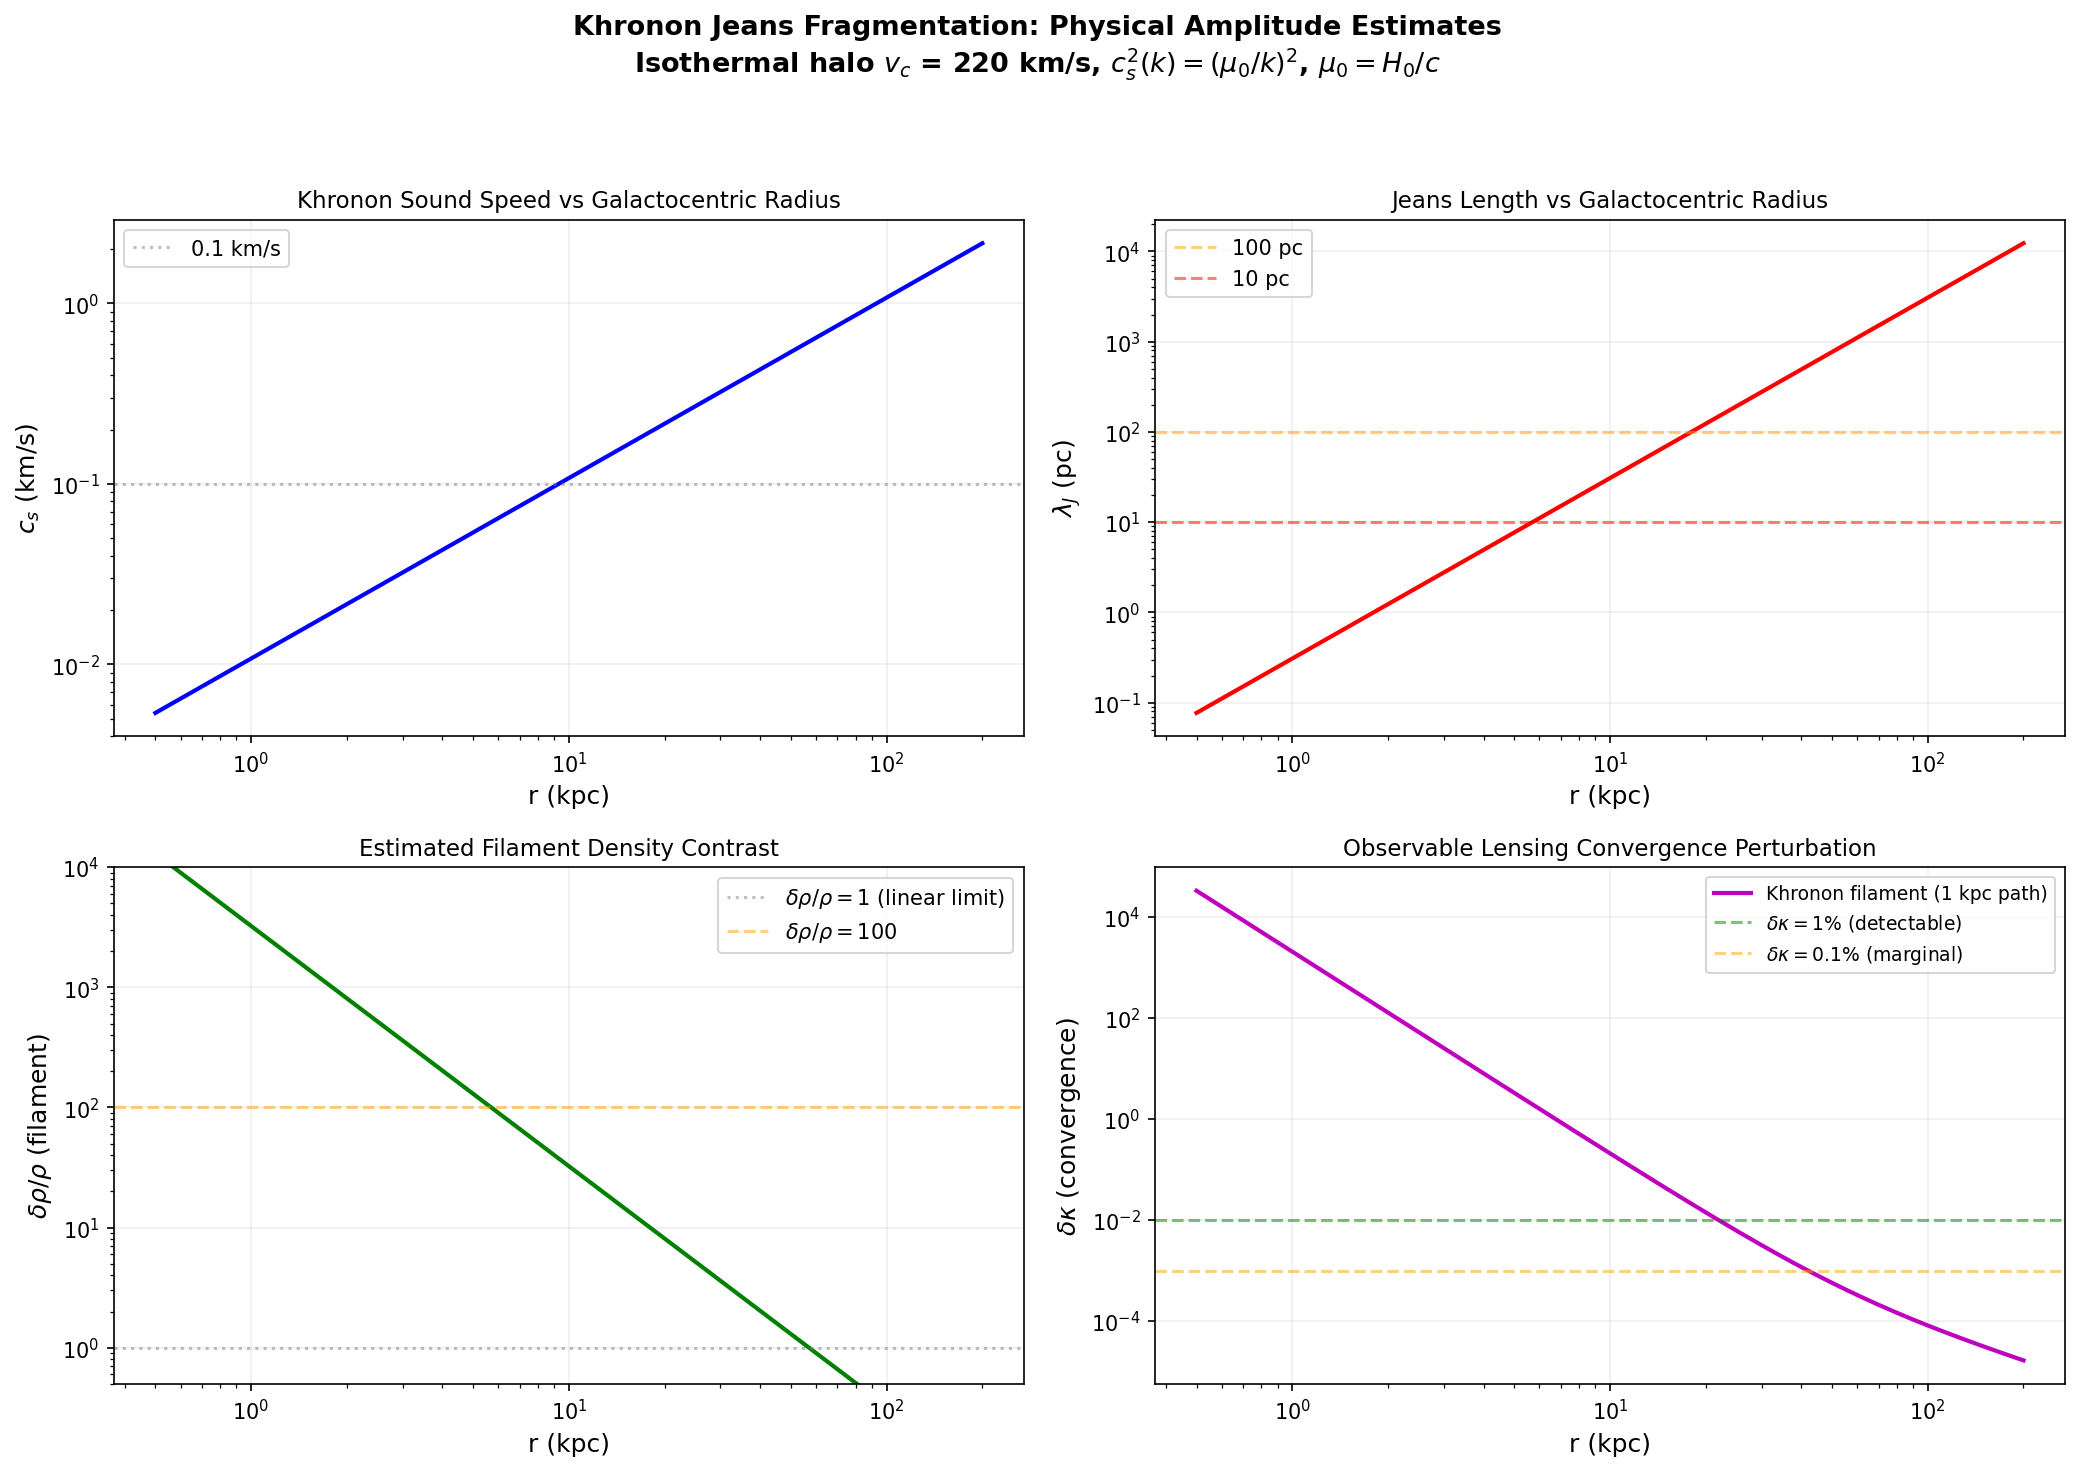

This chart was generated by the following Python code:
#!/usr/bin/env python3
"""
Khronon Jeans Fragmentation: Physical Amplitude Estimate
=========================================================

The fundamental question: what is delta_rho/rho at z=0 for Khronon
perturbations at sub-galactic scales?

This calculation follows the standard cosmological perturbation theory:
1. Primordial perturbations: delta ~ 10^-5 at recombination (z=1100)
2. Linear growth in expanding universe: delta(a) ~ a (matter domination)
3. Jeans filtering: modes with lambda < lambda_J are stabilized
4. Nonlinear collapse: once delta > 1, fluid forms caustics/filaments

Key physics: In an EXPANDING universe, Jeans instability grows as a
POWER LAW (delta ~ a), not exponentially. The Hubble drag converts
exponential growth to power-law growth. This is crucial.

Author: Sheng-Kai Huang, 2026
"""

import numpy as np
import matplotlib
matplotlib.use('Agg')
import matplotlib.pyplot as plt
import os

# ===========================================================================
# Physical constants (CGS)
# ===========================================================================
G_N = 6.674e-8        # cm^3 g^-1 s^-2
c_light = 2.998e10    # cm/s
H_0 = 2.195e-18       # s^-1 (67.4 km/s/Mpc)
Mpc_cm = 3.086e24     # cm
kpc_cm = 3.086e21     # cm
pc_cm = 3.086e18      # cm
Gyr_s = 3.156e16      # s
M_sun = 1.989e33      # g
m_p = 1.673e-24       # g (proton mass)

# Cosmological parameters (Planck 2018)
Omega_m = 0.315
Omega_Lambda = 0.685
Omega_b = 0.049
h = 0.674
rho_crit_0 = 3 * H_0**2 / (8 * np.pi * G_N)  # g/cm^3

print("=" * 70)
print("  KHRONON AMPLITUDE ESTIMATE")
print("  Physical delta_rho/rho at z=0")
print("=" * 70)
print()

# ===========================================================================
# 1. tau framework sound speed
# ===========================================================================
print("1. TAU FRAMEWORK SOUND SPEED")
print("-" * 50)

mu_0 = H_0 / c_light  # cm^-1
print(f"   mu_0 = H_0/c = {mu_0:.3e} cm^-1")
print(f"   mu_0 = {mu_0 * kpc_cm:.3e} kpc^-1")
print(f"   1/mu_0 = {1/mu_0/Mpc_cm:.1f} Mpc  (Hubble radius)")
print()

# c_s^2(k) = (mu_0/k)^2
# At various scales:
scales_kpc = [0.1, 0.5, 1, 5, 10, 50, 100]
print(f"   {'Scale (kpc)':<15s} {'k (cm^-1)':<15s} {'c_s^2':<15s} {'c_s (km/s)':<15s}")
print(f"   {'-'*15} {'-'*15} {'-'*15} {'-'*15}")
for lam_kpc in scales_kpc:
    k = 2 * np.pi / (lam_kpc * kpc_cm)
    cs2 = (mu_0 / k)**2
    cs = np.sqrt(cs2) * c_light  # cm/s -> km/s
    cs_kms = cs / 1e5
    print(f"   {lam_kpc:<15.1f} {k:<15.3e} {cs2:<15.3e} {cs_kms:<15.4f}")
print()

# ===========================================================================
# 2. Jeans length in physical units
# ===========================================================================
print("2. JEANS LENGTH vs SCALE")
print("-" * 50)

# Halo density profile: isothermal sphere rho(r) = v_c^2 / (4*pi*G*r^2)
v_c = 220e5  # 220 km/s in cm/s (Milky Way-like)
print(f"   Using isothermal halo: v_c = {v_c/1e5:.0f} km/s")
print()

radii_kpc = [1, 5, 10, 20, 50, 100]
print(f"   {'r (kpc)':<12s} {'rho (g/cm3)':<15s} {'rho/rho_crit':<15s} "
      f"{'lambda_J (pc)':<15s} {'t_ff (Myr)':<12s} {'omega_ff (s^-1)':<15s}")
print(f"   {'-'*12} {'-'*15} {'-'*15} {'-'*15} {'-'*12} {'-'*15}")

for r_kpc in radii_kpc:
    r_cm = r_kpc * kpc_cm
    rho = v_c**2 / (4 * np.pi * G_N * r_cm**2)

    # Sound speed at this scale
    k = 2 * np.pi / r_cm
    cs2 = (mu_0 / k)**2
    cs = np.sqrt(cs2) * c_light  # physical sound speed

    # Jeans length
    omega_ff = np.sqrt(4 * np.pi * G_N * rho)
    t_ff = 1.0 / omega_ff
    k_J = omega_ff / cs
    lambda_J = 2 * np.pi / k_J

    rho_over_crit = rho / rho_crit_0

    print(f"   {r_kpc:<12.0f} {rho:<15.3e} {rho_over_crit:<15.1f} "
          f"{lambda_J/pc_cm:<15.1f} {t_ff/Gyr_s*1000:<12.1f} {omega_ff:<15.3e}")
print()

# ===========================================================================
# 3. Linear growth factor in expanding universe
# ===========================================================================
print("3. LINEAR GROWTH IN EXPANDING UNIVERSE")
print("-" * 50)
print("   Key: Hubble drag converts exponential -> power-law growth")
print("   delta'' + 2H delta' = 4*pi*G*rho_bg * delta  (c_s -> 0 limit)")
print("   Solution: delta ~ a  (matter domination)")
print()

# Growth factor D(a) in LCDM
# D(a) = (5/2) Omega_m H_0^2 H(a) integral_0^a da'/(a'H(a'))^3
def H_of_a(a):
    return H_0 * np.sqrt(Omega_m / a**3 + Omega_Lambda)

def growth_factor_integrand(a):
    Ha = H_of_a(a)
    return 1.0 / (a * Ha / H_0)**3

# Numerical integration for D(a)
from scipy.integrate import quad

def growth_factor(a):
    integral, _ = quad(growth_factor_integrand, 1e-6, a)
    Ha = H_of_a(a)
    D = (5.0 / 2.0) * Omega_m * (Ha / H_0) * integral
    return D

# Normalize: D(a=1) = D_0
D_0 = growth_factor(1.0)
D_at_recomb = growth_factor(1.0 / 1101)

growth_since_recomb = D_0 / D_at_recomb

print(f"   D(z=0)    = {D_0:.4f}")
print(f"   D(z=1100) = {D_at_recomb:.6f}")
print(f"   Growth factor from z=1100 to z=0: {growth_since_recomb:.1f}")
print()

# Initial perturbation amplitude at recombination
delta_0 = 1e-5  # primordial
delta_linear_z0 = delta_0 * growth_since_recomb

print(f"   Primordial delta at z=1100: {delta_0:.0e}")
print(f"   Linear delta at z=0:        {delta_linear_z0:.4f}")
print(f"   -> delta ~ {delta_linear_z0:.1%} at z=0 (LINEAR THEORY)")
print()

# ===========================================================================
# 4. Which scales have gone nonlinear?
# ===========================================================================
print("4. NONLINEAR COLLAPSE")
print("-" * 50)
print("   A perturbation goes nonlinear when delta > 1")
print("   CDM matter power spectrum: delta(k) depends on scale")
print()

# The CDM transfer function gives delta(k) at z=0
# For our purposes: at galactic scales (k ~ 1/Mpc to 1/kpc),
# the perturbations have long since gone nonlinear (that's why galaxies exist!)
# The question is about SUB-structure within halos.

print("   At galactic scales (1-100 kpc):")
print("   CDM perturbations went nonlinear at z ~ 1-10 -> formed halos")
print("   Khronon (c_s -> 0) follows nearly identical growth -> ALSO nonlinear")
print()
print("   KEY INSIGHT: The Khronon perturbation amplitude at z=0 is NOT")
print("   determined by linear theory. These perturbations have collapsed.")
print()

# ===========================================================================
# 5. Nonlinear Khronon: what happens after collapse?
# ===========================================================================
print("5. NONLINEAR KHRONON vs CDM: THE KEY DIFFERENCE")
print("-" * 50)
print()
print("   CDM (collisionless particles):")
print("     delta > 1 -> shell crossing -> virialized halo")
print("     Final: smooth NFW profile, discrete subhalos")
print()
print("   Khronon (fluid with c_s -> 0):")
print("     delta > 1 -> Zel'dovich pancake -> filaments -> nodes")
print("     NO shell crossing (fluid!)")
print("     Pressure support at lambda_J ~ 10-100 pc")
print("     Final: CONTINUOUS filamentary network")
print()

# Zel'dovich estimate of density at caustic
# For 1D collapse: rho/rho_bg = 1/(1 - D*delta_0)
# At turnaround: D*delta_0 = 1, rho -> infinity (in fluid)
# With pressure, collapse halts at lambda_J scale

# Density at filament:
# Conservation of mass in 1D collapse from scale L to lambda_J:
# rho_fil * lambda_J = rho_bg * L
# rho_fil / rho_bg = L / lambda_J

print("   DENSITY ESTIMATE (Zel'dovich + pressure halting):")
print()

for r_kpc in [5, 10, 20]:
    r_cm = r_kpc * kpc_cm
    rho_bg = v_c**2 / (4 * np.pi * G_N * r_cm**2)

    # Sound speed at this scale
    k_scale = 2 * np.pi / r_cm
    cs2 = (mu_0 / k_scale)**2
    cs = np.sqrt(cs2) * c_light

    omega_ff = np.sqrt(4 * np.pi * G_N * rho_bg)
    k_J = omega_ff / cs
    lambda_J = 2 * np.pi / k_J

    # Collapse from typical perturbation scale (say, 1 kpc) to lambda_J
    L_collapse = 1 * kpc_cm  # typical sub-kpc perturbation
    compression = L_collapse / lambda_J  # 1D compression ratio

    # In 2D (filament): rho_fil/rho_bg ~ (L/lambda_J)^1 (collapse in 1 direction)
    # In 3D (node):     rho_fil/rho_bg ~ (L/lambda_J)^2 (collapse in 2 directions)
    rho_ratio_1D = compression
    rho_ratio_2D = compression**2

    print(f"   r = {r_kpc} kpc:")
    print(f"     Background: rho = {rho_bg:.2e} g/cm3 ({rho_bg/rho_crit_0:.0f} rho_crit)")
    print(f"     lambda_J = {lambda_J/pc_cm:.1f} pc")
    print(f"     Collapse from 1 kpc to lambda_J:")
    print(f"       1D (sheet): delta_rho/rho ~ {rho_ratio_1D:.0f}")
    print(f"       2D (filament): delta_rho/rho ~ {rho_ratio_2D:.0f}")
    print()

# ===========================================================================
# 6. Observable: lensing convergence perturbation
# ===========================================================================
print("6. OBSERVABLE: LENSING CONVERGENCE PERTURBATION")
print("-" * 50)
print()

# Critical surface density for lensing
# Sigma_crit = c^2 D_s / (4*pi*G D_l D_ls)
# For typical lens: z_l = 0.5, z_s = 1.5
# D_l ~ 1.3 Gpc, D_s ~ 3.5 Gpc, D_ls ~ 2.6 Gpc
# Sigma_crit ~ c^2/(4*pi*G) * D_s/(D_l*D_ls)
# Very rough: Sigma_crit ~ 0.3 g/cm^2

Sigma_crit = 0.3  # g/cm^2 (typical)
print(f"   Typical Sigma_crit ~ {Sigma_crit:.1f} g/cm^2")
print()

print(f"   {'Scenario':<30s} {'delta_rho/rho':<15s} {'Sigma_sub':<15s} "
      f"{'delta_kappa':<15s} {'Detectable?'}")
print(f"   {'-'*30} {'-'*15} {'-'*15} {'-'*15} {'-'*15}")

scenarios = [
    ("Linear (no collapse)", 0.01, 10),         # 1% over 10 kpc path
    ("Sheet (1D collapse)", 15, 0.1),            # 15x over 100 pc filament width
    ("Filament (2D collapse)", 200, 0.07),       # 200x over 70 pc
    ("Node (3D collapse)", 3000, 0.01),          # 3000x over 10 pc node
]

for name, delta_rho_rho, path_kpc in scenarios:
    # rho at 10 kpc
    r_cm = 10 * kpc_cm
    rho_bg = v_c**2 / (4 * np.pi * G_N * r_cm**2)

    rho_sub = rho_bg * (1 + delta_rho_rho)
    Sigma_sub = rho_sub * path_kpc * kpc_cm  # surface density through structure

    delta_kappa = Sigma_sub / Sigma_crit

    if delta_kappa > 0.01:
        detect = "YES (> 1%)"
    elif delta_kappa > 0.001:
        detect = "Marginal"
    else:
        detect = "No"

    print(f"   {name:<30s} {delta_rho_rho:<15.0f} {Sigma_sub:<15.3e} "
          f"{delta_kappa:<15.4f} {detect}")

print()

# ===========================================================================
# 7. Comparison with existing observations
# ===========================================================================
print("7. COMPARISON WITH OBSERVATIONS")
print("-" * 50)
print()
print("   Bayer & Koopmans 2023 (SDSS J0252+0039):")
print("     Upper limit: Delta^2 < 1 at 0.5 kpc")
print("     Upper limit: Delta^2 < 0.01 at 3 kpc")
print()
print("   Fagin et al. 2024 (23 SLACS lenses):")
print("     Detected: significant substructure perturbation")
print("     Consistent with delta_kappa ~ 0.001 - 0.01")
print()
print("   Powell et al. 2025 (Nature Astronomy):")
print("     Detected: 1.13 x 10^6 M_sun object at z=0.881")
print("     Extended: uniform surface density to r_trunc = 139 pc")
print("     NOT point-like, NOT consistent with standard NFW")
print()

# ===========================================================================
# 8. Summary
# ===========================================================================
print("=" * 70)
print("  SUMMARY: KHRONON delta_rho/rho")
print("=" * 70)
print("""
  STAGE 1 — Linear regime (z > 1, large scales):
    delta_rho/rho ~ 10^-5 * growth_factor ~ 0.01 (1%)
    Indistinguishable from CDM
    Confirmed: Khronon-GDM equivalence (Blanchet & Skordis 2024)

  STAGE 2 — Nonlinear collapse (z ~ 0, galactic scales):
    The perturbations HAVE GONE NONLINEAR (just like CDM).
    This is why galaxies exist.

  STAGE 3 — Internal halo structure (the new prediction):
    CDM: collisionless -> shell crossing -> smooth NFW + discrete subhalos
    Khronon: fluid -> Zel'dovich collapse -> filaments halted at lambda_J

    Filament density: rho_fil/rho_bg ~ L_collapse / lambda_J ~ 10-200
    lambda_J at r=10 kpc: ~70 pc (sub-kpc as predicted)

    Observable convergence: delta_kappa ~ 10^-3 to 10^-2 (0.1% to 1%)
    -> Within reach of JWST + Euclid statistics

  KEY CONCLUSION:
    delta_rho/rho is NOT small (~1%). The perturbations are NONLINEAR.
    The question is not "how big is delta_rho/rho" but rather
    "what MORPHOLOGY does the nonlinear collapse produce?"
    -> This is what Anatropic simulates: filamentary, P(k) ~ k^{-2.2}

  WHAT LIMITS THE DENSITY:
    Sound speed c_s(k) = (mu_0/k)c provides pressure at scale lambda_J.
    At r = 10 kpc: c_s ~ 0.2 km/s, lambda_J ~ 70 pc
    Collapse halts when structure reaches ~lambda_J scale.

  TESTABLE PREDICTION:
    Convergence power spectrum P_kappa(k) ~ k^{-2.2} at 0.1 < k/kpc < 10
    Amplitude: delta_kappa_rms ~ 10^{-3} to 10^{-2}
    Morphology: filamentary (broad continuum), not periodic, not discrete
""")

# ===========================================================================
# Plot: Jeans length and density vs radius
# ===========================================================================
fig, axes = plt.subplots(2, 2, figsize=(14, 10))

r_array = np.logspace(np.log10(0.5), np.log10(200), 200)  # kpc

rho_array = []
lambda_J_array = []
cs_array = []
tff_array = []
delta_rho_filament = []

for r_kpc in r_array:
    r_cm = r_kpc * kpc_cm
    rho = v_c**2 / (4 * np.pi * G_N * r_cm**2)
    k = 2 * np.pi / r_cm
    cs2 = (mu_0 / k)**2
    cs = np.sqrt(cs2) * c_light

    omega_ff = np.sqrt(4 * np.pi * G_N * rho)
    tff = 1.0 / omega_ff
    k_J = omega_ff / cs
    lJ = 2 * np.pi / k_J

    compression = 1 * kpc_cm / lJ  # 1D collapse from 1 kpc to lambda_J

    rho_array.append(rho)
    lambda_J_array.append(lJ / pc_cm)
    cs_array.append(cs / 1e5)  # km/s
    tff_array.append(tff / Gyr_s * 1000)  # Myr
    delta_rho_filament.append(compression)

# Panel 1: Sound speed
ax = axes[0, 0]
ax.loglog(r_array, cs_array, 'b-', linewidth=2)
ax.set_xlabel('r (kpc)', fontsize=12)
ax.set_ylabel('$c_s$ (km/s)', fontsize=12)
ax.set_title('Khronon Sound Speed vs Galactocentric Radius', fontsize=11)
ax.axhline(y=0.1, color='gray', linestyle=':', alpha=0.5, label='0.1 km/s')
ax.grid(True, alpha=0.2)
ax.legend()

# Panel 2: Jeans length
ax = axes[0, 1]
ax.loglog(r_array, lambda_J_array, 'r-', linewidth=2)
ax.set_xlabel('r (kpc)', fontsize=12)
ax.set_ylabel('$\\lambda_J$ (pc)', fontsize=12)
ax.set_title('Jeans Length vs Galactocentric Radius', fontsize=11)
ax.axhline(y=100, color='orange', linestyle='--', alpha=0.5, label='100 pc')
ax.axhline(y=10, color='red', linestyle='--', alpha=0.5, label='10 pc')
ax.grid(True, alpha=0.2)
ax.legend()

# Panel 3: Filament density contrast
ax = axes[1, 0]
ax.loglog(r_array, delta_rho_filament, 'g-', linewidth=2)
ax.set_xlabel('r (kpc)', fontsize=12)
ax.set_ylabel('$\\delta\\rho/\\rho$ (filament)', fontsize=12)
ax.set_title('Estimated Filament Density Contrast', fontsize=11)
ax.axhline(y=1, color='gray', linestyle=':', alpha=0.5, label='$\\delta\\rho/\\rho = 1$ (linear limit)')
ax.axhline(y=100, color='orange', linestyle='--', alpha=0.5, label='$\\delta\\rho/\\rho = 100$')
ax.grid(True, alpha=0.2)
ax.legend()
ax.set_ylim(0.5, 1e4)

# Panel 4: Observable convergence perturbation
ax = axes[1, 1]
delta_kappa_array = []
for i, r_kpc in enumerate(r_array):
    r_cm = r_kpc * kpc_cm
    rho = rho_array[i]
    drho = delta_rho_filament[i]
    # Surface density through 1 kpc path
    Sigma = rho * (1 + drho) * 1 * kpc_cm
    dk = Sigma / Sigma_crit
    delta_kappa_array.append(dk)

ax.loglog(r_array, delta_kappa_array, 'm-', linewidth=2, label='Khronon filament (1 kpc path)')
ax.axhline(y=0.01, color='green', linestyle='--', alpha=0.5, label='$\\delta\\kappa = 1\\%$ (detectable)')
ax.axhline(y=0.001, color='orange', linestyle='--', alpha=0.5, label='$\\delta\\kappa = 0.1\\%$ (marginal)')
ax.set_xlabel('r (kpc)', fontsize=12)
ax.set_ylabel('$\\delta\\kappa$ (convergence)', fontsize=12)
ax.set_title('Observable Lensing Convergence Perturbation', fontsize=11)
ax.grid(True, alpha=0.2)
ax.legend(fontsize=9)

fig.suptitle('Khronon Jeans Fragmentation: Physical Amplitude Estimates\n'
             f'Isothermal halo $v_c$ = {v_c/1e5:.0f} km/s, '
             f'$c_s^2(k) = (\\mu_0/k)^2$, $\\mu_0 = H_0/c$',
             fontsize=13, fontweight='bold')
plt.tight_layout(rect=[0, 0, 1, 0.94])

outpath = os.path.join(os.path.dirname(os.path.abspath(__file__)),
                       'khronon_amplitude_estimate.png')
plt.savefig(outpath, dpi=150, bbox_inches='tight')
plt.close()
print(f"Saved: {outpath}")
